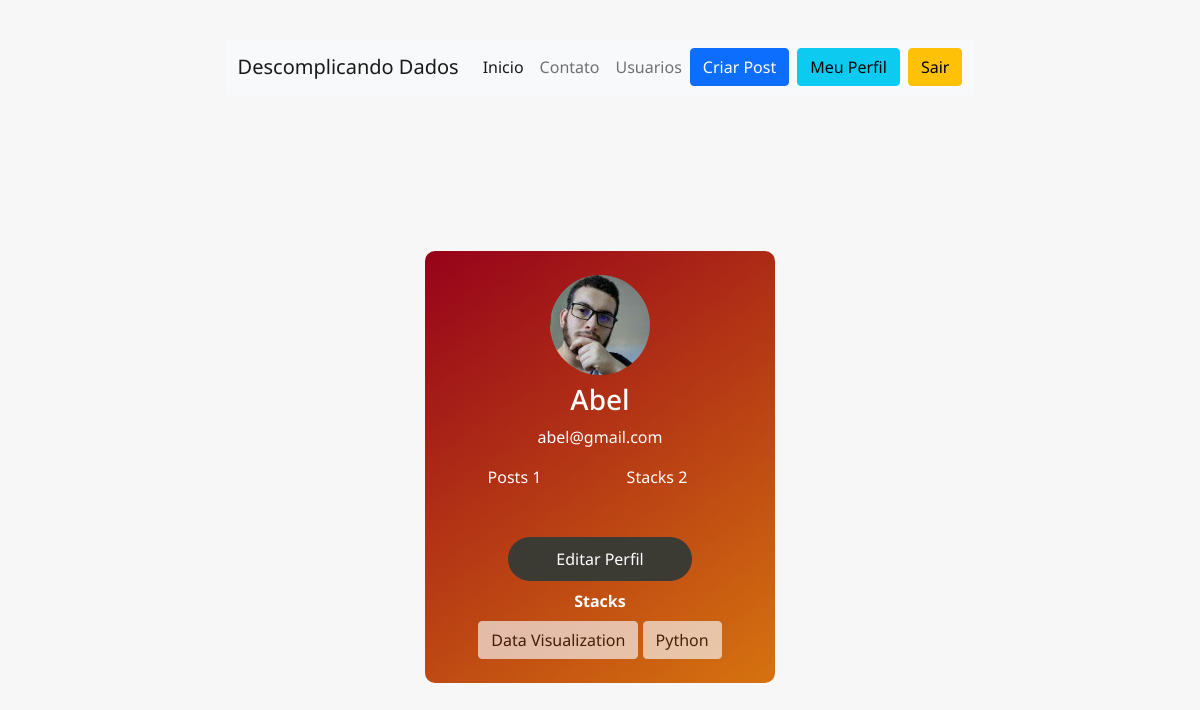
Screenshot of /perfil (signed in) with the database file from the repository.
### blogDescomplicandoDados/models.py (models this page shows)
class Usuario(database.Model, UserMixin):
    id = database.Column(database.Integer, primary_key = True)
    username = database.Column(database.String, nullable= False)
    email = database.Column(database.String, nullable = False, unique=True)
    senha = database.Column(database.String, nullable = False)
    foto_perfil = database.Column(database.String, default='default.jpg', nullable=False)
    posts = database.relationship('Post', backref = 'autor', lazy=True)
    area_de_atuacao = database.Column(database.String, nullable=False, default='Não informado')
    def contar_posts(self):
        return len(self.posts)

### blogDescomplicandoDados/rotas.py (the view)
@app.route('/perfil')
@login_required
def perfil():
    foto_perfil = url_for('static', filename = 'fotos_perfil/{}'.format(current_user.foto_perfil))
    return render_template('perfil.html', foto_perfil = foto_perfil)

### blogDescomplicandoDados/models.py (called while the page is built)
@login_manager.user_loader
def load_usuario(id_usuario):
    return Usuario.query.get(int(id_usuario))

### blogDescomplicandoDados/templates/perfil.html (shortened to what this page needs)
{% extends 'base.html' %}
{%block body%}
    <div class="container d-flex justify-content-center">
        <div class="card p-3 py-4">
            <div class="text-center"> <img src="{{foto_perfil}}" width="100" class="rounded-circle">
                <h3 class="mt-2">{{current_user.username}}</h3> <span class="mt-1 clearfix">{{current_user.email}}</span>
                <div class="row mt-3 mb-3">
                    <div class="col-md-6">
                        <span class="rating">Posts</span> <span class="number">{{current_user.contar_posts()}}</span>
                    </div>
                    <div class="col-md-4">
                        {%if 'Não' in current_user.area_de_atuacao %}
                            <span class="articles">Stacks</span> <span class="number1">0</span>
                        {%else%}
                            <span class="articles">Stacks</span> <span class="number1">{{ current_user.area_de_atuacao.count(';') + 1}}</span>
                        {%endif%}
                    </div>
                </div>
                <div class="profile mt-5">
                     <a href="{{url_for('editar_perfil')}}">
                        <button class="profile_button px-5">Editar Perfil</button>
                     </a>
                </div>
                <div style="text-align: center;" class="mt-2">
                <strong>Stacks</strong>
                </div>
                {%for stack in current_user.area_de_atuacao.split(';')%}
                    <button type = 'button' class="btn btn-light mt-2" disabled>
                    {{stack}}
                    </button>
                {%endfor%}
            </div>
        </div>
    </div>
{%endblock%}

### blogDescomplicandoDados/static/main.css (style rules this page uses)
* { margin: 0; padding: 0; box-sizing: border-box; font-family: 'Noto Sans', sans-serif }
html, body { height: 100% }
body { display: grid; place-items: center; background: #f7f7f7 }
.card { color: #fff; width: 350px; border-radius: 10px; background: linear-gradient(145deg, #96021a, #d6730f); border: none }
.profile_button { color: #fff; padding: 10px; border: none; outline: 0 !important; border-radius: 50px; background: #3b3a33; }

### rows the page displays
Usuario: username "Abel", email "abel@gmail.com", area_de_atuacao "2"

### other values shown
{{ current_user.contar_posts() }} "1"
{{ stack }} "Data Visualization" "Python"
